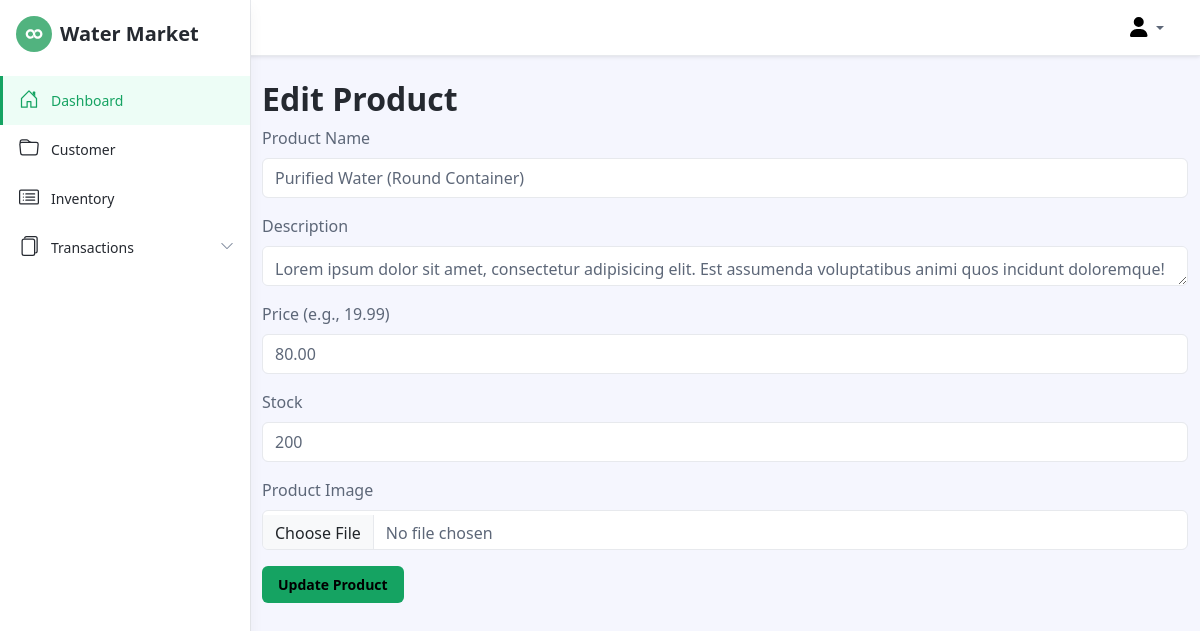
Page /edit_product.php?id=16 on the earlier database version.
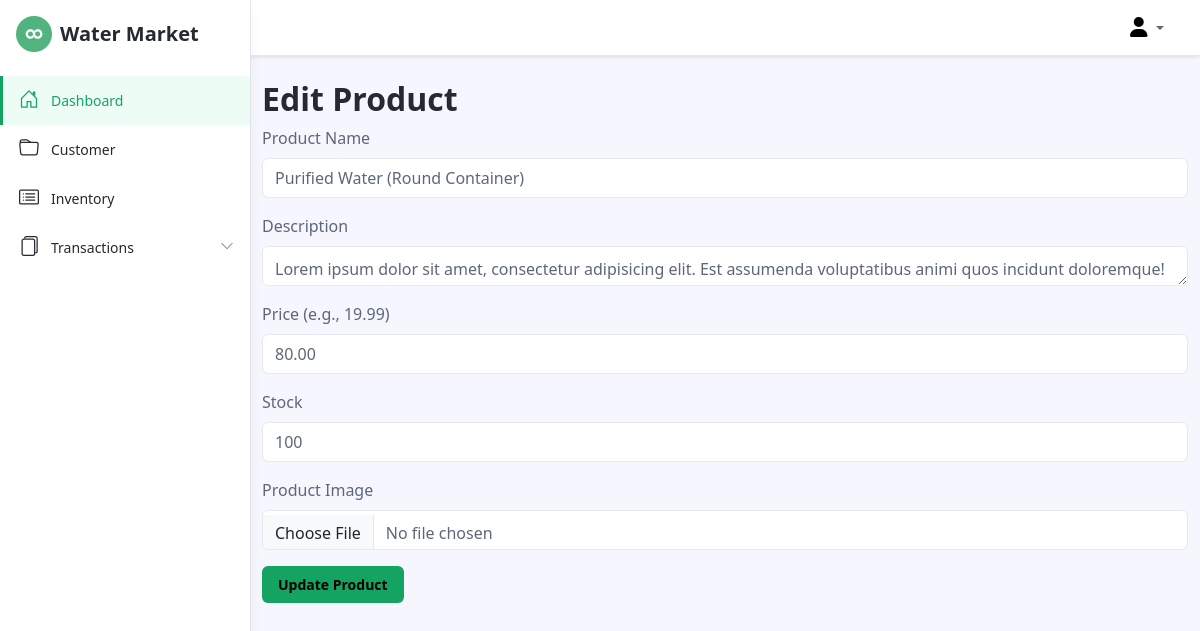
Same page on the later database version.
### tables this page shows
CREATE TABLE `products` (
  `product_id` int(11) NOT NULL,
  `product_name` varchar(100) NOT NULL,
  `description` text DEFAULT NULL,
  `price` decimal(10,2) NOT NULL,
  `stock` int(11) NOT NULL,
  `image_path` varchar(100) NOT NULL,
  `created_at` timestamp NOT NULL DEFAULT current_timestamp()
);

### edit_product.php (the view, shortened to what this page needs)
<?php
require_once 'config.php';
$product_id = isset($_GET['id']) ? intval($_GET['id']) : 0;
try {
    $sql = "SELECT product_name, description, price, stock, image_path FROM products WHERE product_id = :product_id";
    $stmt = $conn->prepare($sql);
    $stmt->bindParam(':product_id', $product_id, PDO::PARAM_INT);
    $stmt->execute();
    $product = $stmt->fetch(PDO::FETCH_ASSOC);
} catch (PDOException $e) {
    echo "Error: " . $e->getMessage();
}
?>
<!DOCTYPE html>
<html lang="en">
<head>
    <link id="theme-style" rel="stylesheet" href="assets/css/portal.css">
</head>
<body class="app">
    <header class="app-header fixed-top">
        <?php @include('navbar.php'); ?>
        <?php @include('sidebar.php'); ?>
    </header>
    <div class="app-wrapper">
        <div class="container">
            <h2 class="mt-4">Edit Product</h2>
            <form action="edit_product.php?id=<?php echo $product_id; ?>" method="POST" enctype="multipart/form-data">
                <div class="mb-3">
                    <label for="product-name" class="form-label">Product Name</label>
                    <input type="text" class="form-control" id="product-name" name="product_name" value="<?php echo htmlspecialchars($product['product_name']); ?>" required>
                </div>
                <div class="mb-3">
                    <label for="description" class="form-label">Description</label>
                    <textarea class="form-control" id="description" name="description" rows="3" required><?php echo htmlspecialchars($product['description']); ?></textarea>
                </div>
                <div class="mb-3">
                    <label for="price" class="form-label">Price (e.g., 19.99)</label>
                    <input type="number" step="0.01" class="form-control" id="price" name="price" value="<?php echo htmlspecialchars($product['price']); ?>" required>
                </div>
                <div class="mb-3">
                    <label for="stock" class="form-label">Stock</label>
                    <input type="number" class="form-control" id="stock" name="stock" value="<?php echo htmlspecialchars($product['stock']); ?>" required>
                </div>
                <div class="mb-3">
                    <label for="product-image" class="form-label">Product Image</label>
                    <input type="file" class="form-control" id="product-image" name="product_image" accept="image/*">
                </div>
                <button type="submit" class="btn btn-primary">Update Product</button>
            </form>
        </div>
    </div>
</body>
</html>

Differences in the rows shown:
changed products "Purified Water (Round Container)": stock "200" → "100"
